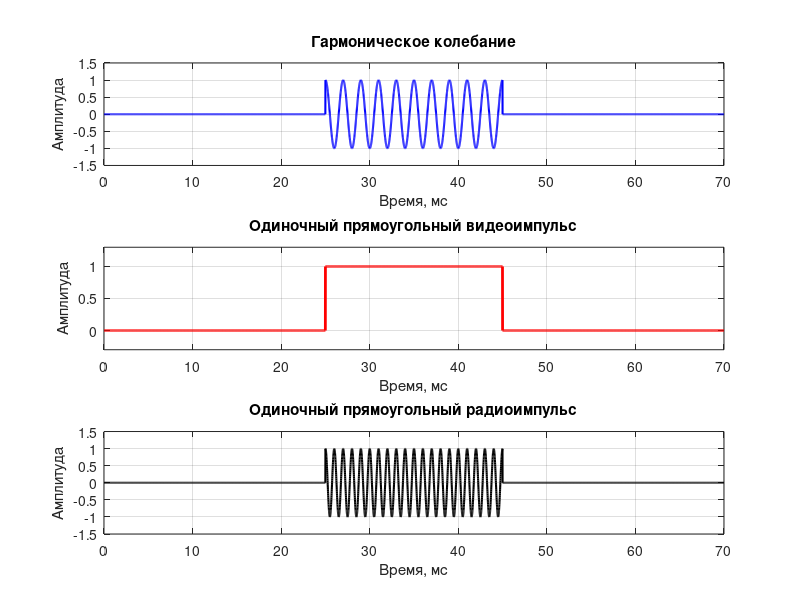

Source code (MATLAB): (Note: this script raises an error after producing the figure.)
clc; clear; close all;

%% 1. Одиночные сигналы (пункт а)

% Параметры
T_total = 70e-3;      % общая длительность сигнала 70 мс
T_pulse = 20e-3;      % длительность импульса 20 мс
fs = 1e5;             % частота дискретизации 1 кГц (достаточно для низкочастотных сигналов)
t = 0:1/fs:T_total-1/fs;   % временная ось

% 1. Гармоническое колебание
f_harm = 500;   % частота гармоники 500 Гц
u_harm = zeros(size(t));
pulse_start_harm = (T_total - T_pulse)/2;  
pulse_end_harm = pulse_start_harm + T_pulse;    
harm_indices = t >= pulse_start_harm & t < pulse_end_harm;
u_harm(harm_indices) = cos(2*pi*f_harm*(t(harm_indices) - pulse_start_harm));

% 2. Одиночный прямоугольный видеоимпульс
u_video = zeros(size(t));
pulse_start = (T_total - T_pulse)/2;  
pulse_end = pulse_start + T_pulse;    
u_video(t >= pulse_start & t < pulse_end) = 1;

% 3. Одиночный прямоугольный радиоимпульс
f_radio = 1e3;     % 1 кГц     % частота радиоимпульса 1 кГц
u_radio = zeros(size(t));
idx = t >= pulse_start & t < pulse_end;
u_radio(idx) = cos(2*pi*f_radio*(t(idx) - pulse_start));

% Построение графиков
figure('Name','Одиночные сигналы');
subplot(3,1,1)
plot(t*1e3, u_harm, 'b','LineWidth',1.5)
title('Гармоническое колебание')
xlabel('Время, мс'); ylabel('Амплитуда'); grid on
xlim([0 T_total*1e3]); ylim([-1.5 1.5])

subplot(3,1,2)
plot(t*1e3, u_video, 'r','LineWidth',2)
title('Одиночный прямоугольный видеоимпульс')
xlabel('Время, мс'); ylabel('Амплитуда'); grid on
xlim([0 T_total*1e3]); ylim([-0.3 1.3])

subplot(3,1,3)
plot(t*1e3, u_radio, 'k','LineWidth',1.5)
title('Одиночный прямоугольный радиоимпульс')
xlabel('Время, мс'); ylabel('Амплитуда'); grid on
xlim([0 T_total*1e3]); ylim([-1.5 1.5])

%% 2. Пачка прямоугольных видео- и радиоимпульсов

T_total = 120e-3;       % общая длительность 120 мс
fs = 1e5;                % частота дискретизации 100 кГц
t = 0:1/fs:T_total;     

% Параметры импульсов
tau = 20e-3;             % длительность одного импульса 20 мс
Ts = 40e-3;              % период следования импульсов 40 мс
n_pulses = floor(T_total/Ts);
t_pulses = (0:n_pulses-1)*Ts;  % моменты появления импульсов

% 1. Несущее колебание
f_carrier = 50;         % частота несущей 50 Гц
u_carrier = cos(2*pi*f_carrier*t);

% 2. Пачка видеоимпульсов с pulstran
video_pulse = @(t) double(abs(t)<tau/2);
u_video = pulstran(t, t_pulses, video_pulse);

% 3. Пачка радиоимпульсов с pulstran
f_radio = 500; 
radio_pulse = @(t) cos(2*pi*f_radio*t) .* (abs(t)<tau/2);
u_radio = pulstran(t, t_pulses, radio_pulse);

% Построение графиков
figure('Name','Пачка видео- и радиоимпульсов');
subplot(3,1,1)
plot(t*1e3, u_carrier, 'b','LineWidth',1.5)
title('Несущее колебание'); xlabel('Время, мс'); ylabel('Амплитуда'); grid on
xlim([0 120]); ylim([-1.2 1.2])

subplot(3,1,2)
plot(t*1e3, u_video, 'r','LineWidth',1.5)
title('Пачка видеоимпульсов'); xlabel('Время, мс'); ylabel('Амплитуда'); grid on
xlim([0 120]); ylim([-0.2 1.2])

subplot(3,1,3)
plot(t*1e3, u_radio, 'g','LineWidth',1.5)
title('Пачка радиоимпульсов'); xlabel('Время, мс'); ylabel('Амплитуда'); grid on
xlim([0 120]); ylim([-1.2 1.2])


%% 3. Одиночный ФКМ импульс (М-последовательность, код Баркера)

% Параметры
tau_imp = 0.02; % Длительность импульса 2 мс
tau_tail=0.005;
f_car = 255e3; 
f_diskr =2.55e6; % Частота дискретизации 100 кГц
step_d = 1/f_diskr; 
time_of_modeling = 0:step_d:(tau_imp+tau_tail);
ampl = 1;

% Несущее колебание
Car_of_imp = ampl * sin(2*pi*f_car.*time_of_modeling);

% Генерация М-последовательности
function PSP = function_test()
    v = [-1 -1 -1 -1 -1 -1 -1 -1 -1];
    for i = 1:511
        PSP(i) = v(7);
        f = v(5) * v(9);
        v(2:9) = v(1:8);
        v(1) = f;
    end
    PSP = -PSP;
end

M_sequence = function_test();
n_Mcode = length(M_sequence);
t_M = tau_imp / n_Mcode;

% Формирование ФКМ сигнала с М-последовательностью
M_code = zeros(1, length(time_of_modeling));
M_model = ones(1, length(time_of_modeling));
counter = 1;
for i = 1:length(time_of_modeling)
    if time_of_modeling(i) <= tau_imp
        if time_of_modeling(i) >= t_M * counter
            if counter < n_Mcode
                counter = counter + 1;
            end
        end
        phase_shift = (1 - M_sequence(counter)) * pi/2; % 0 или π
        M_code(i) = ampl * sin(2*pi*f_car*time_of_modeling(i) + phase_shift);
        M_model(i) = M_sequence(counter);
    else
        M_code(i) = Car_of_imp(i);
        M_model(i) = 0;
    end
end       
% Код Баркера длиной 13
Bbase_code = [1 1 1 1 1 -1 -1 1 1 -1 1 -1 1];
t_bark = tau_imp / length(Bbase_code);
f_car = 6.5e3;
f_diskr=f_car*10;
Car_of_imp = ampl * sin(2*pi*f_car.*time_of_modeling);
Barker_code = zeros(1, length(time_of_modeling));
Barker_model = ones(1, length(time_of_modeling));
counter = 1;
for i = 1:length(time_of_modeling)
    if time_of_modeling(i) <= tau_imp
        if time_of_modeling(i) >= t_bark * counter
            if counter < length(Bbase_code)
                counter = counter + 1;
            end
        end
        phase_shift = (1 - Bbase_code(counter)) * pi/2; % 0 или π
        Barker_code(i) = ampl * sin(2*pi*f_car*time_of_modeling(i) + phase_shift);
        Barker_model(i) = Bbase_code(counter);
    else
        Barker_code(i) = Car_of_imp(i);
        Barker_model(i) = 0;
    end
end

% Построение графиков ФКМ сигналов
figure('Name','ФКМ сигналы');
subplot(3,2,1); plot(time_of_modeling, Car_of_imp,'LineWidth',1.5); title('Несущее колебание'); grid on;
subplot(3,2,3); plot(time_of_modeling, M_model,'LineWidth',1.5); title('М-последовательность'); grid on;
subplot(3,2,5); plot(time_of_modeling, M_code,'LineWidth',1.5); title('ФКМ с М-последовательностью'); grid on;
subplot(3,2,2); plot(time_of_modeling, Car_of_imp,'LineWidth',1.5); title('Несущее колебание'); grid on;
subplot(3,2,4); plot(time_of_modeling, Barker_model,'LineWidth',2); title('Код Баркера'); grid on;
subplot(3,2,6); plot(time_of_modeling, Barker_code,'LineWidth',1.5); title('ФКМ с кодом Баркера'); grid on;


%% 4. ЛЧМ импульс

% Параметры ЛЧМ сигнала
f0 = 1000;              % Начальная частота, Гц
f1 = 5000;              % Конечная частота, Гц
T = tau_imp;             % Длительность равна длительности ФКМ импульса
k = (f1 - f0)/T;        % Градиент частоты
Lchm_sign = cos(2*pi*(f0*time_of_modeling + 0.5*k*time_of_modeling.^2));

% Построение графиков ЛЧМ сигнала
figure(4); % ЛЧМ сигнал
subplot(2,1,1) 
plot(time_of_modeling, Car_of_imp, 'LineWidth', 1.5); % График несущей
grid on;
xlabel('Время, с'); ylabel('Амплитуда');
title('График несущей сигнала');
axis([0 max(time_of_modeling) -1.2 1.2])

subplot(2,1,2) 
plot(time_of_modeling, Lchm_sign, 'LineWidth', 1.5); % График ЛЧМ
grid on;
xlabel('Время, с'); ylabel('Амплитуда');
title('График одиночного импульса ЛЧМ сигнала');
axis([0 max(time_of_modeling) -1.2 1.2])
% Код Баркера
% Параметры сигнала
tau_imp = 0.02; % Длительность импульса 20 мс
f_car = 500; % Несущая частота 500 Гц
f_diskr = 10e4; % Частота дискретизации 100 кГц
step_d = 1/f_diskr; % Шаг дискретизации
ampl = 1; % Амплитуда

time_of_modeling = 0:step_d:0.12; % 120 мс
t = time_of_modeling;

% Несущее колебание
u_carrier = ampl * sin(2*pi*f_car.*t);

% Код Баркера длиной 13 + нули после окончания
Bbase_code = [1, 1, 1, 1, 1, -1, -1, 1, 1, -1, 1, -1, 1];
% Добавляем нули после кода Баркера
extended_code = [Bbase_code, 0, 0, 0, 0, 0]; % 5 нулей после кода

t_symbol = tau_imp / length(Bbase_code); % Длительность одного символа Баркера
total_symbols = length(extended_code); % Общее количество символов

% Формирование модулирующей функции (с нулями после кода Баркера)
Barker_model = zeros(1, length(t));
for i = 1:length(t)
    symbol_index = min(floor(t(i) / t_symbol) + 1, total_symbols);
    if symbol_index <= total_symbols
        Barker_model(i) = extended_code(symbol_index);
    else
        Barker_model(i) = 0; % После всех символов - ноль
    end
end

% Формирование ФКМ сигнала с возвратом к несущей при нуле
Barker_code = zeros(1, length(t));
for i = 1:length(t)
    if Barker_model(i) == -1
        Barker_code(i) = -u_carrier(i); % Сдвиг фазы на 180°
    elseif Barker_model(i) == 0
        Barker_code(i) = 0; % НУЛЬ после окончания кода Баркера
    else
        Barker_code(i) = u_carrier(i); % Фаза без изменений
    end
end

% Построение графиков
figure('Name','ФКМ сигнал с кодом Баркера (исправленный)');
subplot(3,1,1)
plot(t*1e3, u_carrier, 'b','LineWidth',1.5)
title('Несущее колебание (500 Гц)'); 
xlabel('Время, мс'); ylabel('Амплитуда'); grid on
xlim([0 120]); ylim([-1.2 1.2])

subplot(3,1,2)
stairs(t*1e3, Barker_model, 'r','LineWidth',2)
title('Модулирующая функция (код Баркера N=13 + нули)'); 
xlabel('Время, мс'); ylabel('Амплитуда'); grid on
xlim([0 120]); ylim([-1.5 1.5])
yticks([-1, 0, 1])
yticklabels({'-1', '0', '1'})

subplot(3,1,3)
plot(t*1e3, Barker_code, 'g','LineWidth',1.5)
title('ФКМ сигнал (фазовая манипуляция с возвратом в ноль)'); 
xlabel('Время, мс'); ylabel('Амплитуда'); grid on
xlim([0 120]); ylim([-1.2 1.2])

% Добавляем вертикальные линии для наглядности переключений фаз
hold on
for i = 1:length(extended_code)
    x_line = (i-1) * t_symbol * 1e3;
    if extended_code(i) == -1
        plot([x_line x_line], [-1.2 1.2], 'r:', 'LineWidth', 0.5, 'Color', [1 0 0 0.3])
    elseif extended_code(i) == 0
        plot([x_line x_line], [-1.2 1.2], 'k:', 'LineWidth', 1, 'Color', [0 0 0 0.5])
    else
        plot([x_line x_line], [-1.2 1.2], 'b:', 'LineWidth', 0.5, 'Color', [0 0 1 0.3])
    end
end
hold off

% Вывод информации о сигнале
fprintf('\n=== Параметры исправленного ФКМ сигнала ===\n');
fprintf('Длительность импульса: %.0f мс\n', tau_imp*1000);
fprintf('Несущая частота: %.0f Гц\n', f_car);
fprintf('Длина кода Баркера: %d символов\n', length(Bbase_code));
fprintf('Добавлено нулей после кода: %d\n', length(extended_code) - length(Bbase_code));
fprintf('Длительность символа: %.3f мс\n', t_symbol*1000);
fprintf('Полный код: [');
for i = 1:length(extended_code)
    if extended_code(i) == 1
        fprintf('+1 ');
    elseif extended_code(i) == -1
        fprintf('-1 ');
    else
        fprintf(' 0 ');
    end
end
fprintf(']\n');
% Спектр гармонического сигнала
N_harm = 2^nextpow2(length(u_harm));
spec_harmo = fft(u_harm, N_harm);
amp_harmo = abs(spec_harmo) ./ length(u_harm); % Нормировка на длину сигнала!

% Построение графика спектра гармонического колебания
figure(6);
fs = 1e5;
F_range = (0:N_harm/2-1) * (fs/N_harm);

plot(F_range, amp_harmo(1:N_harm/2), 'LineWidth', 2, 'Color', 'blue');
title('Спектр гармонического сигнала', 'FontSize', 14, 'FontWeight', 'bold');
xlabel('Частота, Гц', 'FontSize', 12);
ylabel('Амплитуда', 'FontSize', 12);
grid on;

% Умное центрирование вокруг частоты сигнала
[peak_amp, peak_idx] = max(amp_harmo(1:N_harm/2));
peak_freq = F_range(peak_idx);

% Центрируем вокруг пика с запасом ±25%
f_span = peak_freq * 0.25;
xlim([peak_freq - f_span, peak_freq + f_span]);
ylim([0, peak_amp * 1.1]);

% Вывод информации в командное окно
fprintf('\n=== СПЕКТРАЛЬНЫЙ АНАЛИЗ ГАРМОНИЧЕСКОГО СИГНАЛА ===\n');
fprintf('Расчетная частота: %.2f МГц\n', f_harm/1e6);
fprintf('Фактическая частота пика: %.2f МГц\n', peak_freq/1e6);
fprintf('Амплитуда пика: %.6f\n', peak_amp);
fprintf('Отклонение: %.4f%%\n', abs(peak_freq - f_harm)/f_harm * 100);
fprintf('Частотное разрешение: %.2f кГц\n', fs/N_harm/1000);

%% Аналогично для других сигналов

%% Спектр прямоугольного видеоимпульса
T_total = 0.07;      % общая длительность сигнала 70 мс
T_pulse = 0.02;      % длительность импульса 20 мс
fs = 1e5;            % частота дискретизации 100 кГц
t = 0:1/fs:T_total-1/fs;   % временная ось

% Формирование видеоимпульса
u_video = zeros(size(t));
pulse_start = (T_total - T_pulse)/2;  
pulse_end = pulse_start + T_pulse;    
u_video(t >= pulse_start & t < pulse_end) = 1;

% Расчет спектра
N_video = 2^nextpow2(length(u_video)); 
spec_video = fft(u_video, N_video);
amp_video = abs(spec_video) ./ length(u_video); % нормировка на длину сигнала
amp_video_shifted = fftshift(amp_video);

% Ось частот
F_range_video = (-N_video/2:N_video/2-1) * (fs/N_video);

% Построение спектра
figure;
plot(F_range_video/1e3, amp_video_shifted, 'b', 'LineWidth', 2);
title('спектр видеоимпульса', 'FontSize', 14, 'FontWeight', 'bold');
xlabel('f, Гц', 'FontSize', 12);
ylabel('A', 'FontSize', 12);
grid on;

% Диапазон, как на изображении
xlim([-5/T_pulse 5/T_pulse]); % ±5 главных лепестков
ylim([0 max(amp_video_shifted)*1.1]);

%% Спектр прямоугольного радиоимпульса (симметрия относительно 500 Гц)
% Параметры
tau_imp = 0.02; % Время одного импульса
n_rep = 3; % Число повторений импульса
q = 2; % Скважность импульса
T_imp = q*tau_imp; % Период импульса
f_diskr = 10e4; % Частота дискретизации
step_d = 1/f_diskr; % Шаг дискретизации
f_car = 500; % Несущая частота
time_of_modeling = 0:step_d:n_rep*T_imp; % Время моделирования
Periods = 0:T_imp:n_rep*T_imp; % Массив начал периодов
ampl = 1; % Амплитуда несущей

% Функции моделируемых сигналов
Car_of_imp = sin(2*pi*f_car.*time_of_modeling); % Функция несущей
Video_imp = ampl*rectpuls(time_of_modeling, q*tau_imp); % Функция видеоимпульса
Radio_imp = Video_imp.*Car_of_imp; % Функция радиоимпульса
n_count_for_fft = 2^nextpow2(length(time_of_modeling));
L = max(time_of_modeling)*f_diskr;
fft_rad_imp = fft(Radio_imp, n_count_for_fft); % БПФ для радиоимпульса
fft_rad_imp = fft_rad_imp(1:n_count_for_fft/2); % Отсечение половины частот
Real_fft_rad_imp = real(fft_rad_imp); % Получение действительная части
Imagine_fft_rad_imp = imag(fft_rad_imp); % Получение мнимой части
Ampl_fft_rad_imp = abs(fft_rad_imp)/L; % Получение модулей комплексных чисел
Frequencies = (0:n_count_for_fft-1)*f_diskr/n_count_for_fft; % Получение частоты
Frequencies = Frequencies(1:n_count_for_fft/2); % Отсечение половины частот
figure(8);
subplot(2, 1, 1);
plot(Frequencies, Ampl_fft_rad_imp);
xlabel('Частота, Гц'); ylabel('Амплитуда');
title('График амплитудного спектра радиоимпульса');
axis([0 2*f_car -0.2*max(Ampl_fft_rad_imp) 1.2*max(Ampl_fft_rad_imp)]);


% Пачка прямоугольных видео и радиоимпульсов
T_total = 120e-3;       % общая длительность 120 мс
fs = 1e5;                % частота дискретизации 100 кГц
t = 0:1/fs:T_total;     

% Параметры импульсов
tau = 20e-3;             % длительность одного импульса 20 мс
Ts = 40e-3;              % период следования импульсов 40 мс
n_pulses = floor(T_total/Ts);
t_pulses = (0:n_pulses-1)*Ts;  % моменты появления импульсов

% 1. Несущее колебание
f_carrier = 500;         % частота несущей 500 Гц
u_carrier = cos(2*pi*f_carrier*t);

% 2. Пачка видеоимпульсов 
video_pulse = @(t) double(abs(t)<tau/2);
u_video = pulstran(t, t_pulses, video_pulse);
N_video_pack = 2^nextpow2(length(u_video));
spec_video_pack = fft(u_video, N_video_pack);
amp_video_pack = abs(spec_video_pack) ./ N_video_pack;
amp_video_pack_shifted = fftshift(amp_video_pack);

F_range_video_pack = (-N_video_pack/2:N_video_pack/2-1) * (fs/N_video_pack);

figure(9);
plot(F_range_video_pack, amp_video_pack_shifted, 'LineWidth', 2, 'Color', 'magenta');
title('Спектр пачки прямоугольных видеоимпульсов', 'FontSize', 14, 'FontWeight', 'bold');
xlabel('Частота, Гц', 'FontSize', 12);
ylabel('Амплитуда', 'FontSize', 12);
grid on;

% Покажем низкие частоты (основной лепесток)
xlim([-500, 500]);
fprintf('\n=== СПЕКТР ПАЧКИ ВИДЕОИМПУЛЬСОВ ===\n');
fprintf('Период следования импульсов: %.1f мс\n', Ts*1e3);
fprintf('Длительность импульса: %.1f мс\n', tau*1e3);
fprintf('Теоретическая частота повторения импульсов: %.1f Гц\n', 1/Ts);
fprintf('Главный лепесток около 0 Гц (видеоимпульсы)\n');


% Пачка прямоугольных радиоимпульсов
f_radio = 500; 
radio_pulse = @(t) cos(2*pi*f_radio*t) .* (abs(t)<tau/2);
u_radio = pulstran(t, t_pulses, radio_pulse);
N_radio_pack = 2^nextpow2(length(u_radio));
spec_radio_pack = fft(u_radio, N_radio_pack);
amp_radio_pack = abs(spec_radio_pack) ./ N_radio_pack;

F_range_radio_pack = (0:N_radio_pack/2-1) * (fs/N_radio_pack);

figure(10);
plot(F_range_radio_pack, amp_radio_pack(1:N_radio_pack/2), 'LineWidth', 2, 'Color', 'green');
title('Спектр пачки прямоугольных радиоимпульсов', 'FontSize', 14, 'FontWeight', 'bold');
xlabel('Частота, Гц', 'FontSize', 12);
ylabel('Амплитуда', 'FontSize', 12);
grid on;

% Поиск пика несущей частоты
[peak_amp_pack, peak_idx_pack] = max(amp_radio_pack(1:N_radio_pack/2));
peak_freq_pack = F_range_radio_pack(peak_idx_pack);

% Окно вокруг несущей
f_span_pack = 200; % +/- 200 Гц достаточно, т.к. несущая = 500 Гц
xlim([f_radio - f_span_pack, f_radio + f_span_pack]);
ylim([0, peak_amp_pack*1.1]);

fprintf('\n=== СПЕКТР ПАЧКИ РАДИОИМПУЛЬСОВ ===\n');
fprintf('Несущая частота: %.1f Гц\n', f_radio);
fprintf('Период повторения импульсов: %.1f мс\n', Ts*1e3);
fprintf('Длительность импульса: %.1f мс\n', tau*1e3);
fprintf('Фактическая несущая в спектре: %.2f Гц\n', peak_freq_pack);
fprintf('Частотное разрешение: %.3f Гц\n', fs/N_radio_pack);




%% Создание сводной таблицы спектральных характеристик
fprintf('\n=== СВОДНАЯ ТАБЛИЦА СПЕКТРАЛЬНЫХ ХАРАКТЕРИСТИК ===\n');
fprintf('%-25s %-12s %-12s %-15s\n', 'Сигнал', 'Частота, МГц', 'Амплитуда', 'Отклонение');
fprintf('%-25s %-12.2f %-12.6f %-15s\n', 'Гармонический', peak_freq/1e6, peak_amp, ...
    sprintf('%.4f%%', abs(peak_freq - f_harm)/f_harm * 100));
fprintf('%-25s %-12s %-12.6f %-15s\n', 'Видеоимпульс', 'DC', max(amp_video), 'N/A');
%% ===========================================================
%% 6. Фазовые спектры всех сигналов
%% ===========================================================

%% Фазовый спектр гармонического сигнала 
fs = 1e5;
N_harm = length(spec_harmo);
F_phase_harmo = (-N_harm/2:N_harm/2-1) * (fs/N_harm);

% Расчет фазы
phase_harmo = angle(spec_harmo);
phase_harmo_shifted = fftshift(phase_harmo);

% Построение графика
figure(11);
plot(F_phase_harmo, phase_harmo_shifted, 'LineWidth', 1.5, 'Color', 'b');
title('Фазовый спектр гармонического сигнала', 'FontSize', 14, 'FontWeight', 'bold');
xlabel('Частота, Гц', 'FontSize', 12);
ylabel('Фаза, рад', 'FontSize', 12);
grid on;

% Умное центрирование вокруг частоты сигнала
[~, peak_idx] = max(abs(spec_harmo));
peak_freq_shifted = F_phase_harmo(peak_idx);
f_span = 2e2; % ±0.2 кГц вокруг пика

xlim([peak_freq_shifted - f_span, peak_freq_shifted + f_span]);
ylim([-pi pi]);


%% Фазовый спектр прямоугольного видеоимпульса 
fs = 1e5;

N_video = length(u_video);
spec_video = fft(u_video);
F_phase_video = (-N_video/2:N_video/2-1) * (fs/N_video);

phase_video = angle(spec_video);
phase_video_shifted = fftshift(phase_video);

figure(12);
plot(F_phase_video/1e3, phase_video_shifted, 'LineWidth', 2, 'Color', 'r');
title('Фазовый спектр прямоугольного видеоимпульса', 'FontSize', 14, 'FontWeight', 'bold');
xlabel('Частота, кГц', 'FontSize', 12);
ylabel('Фаза, рад', 'FontSize', 12);
grid on;

xlim([-2, 2]); 
ylim([-pi, pi]);

Phase_rad_imp = atan2(Imagine_fft_rad_imp, Real_fft_rad_imp);
figure(13);
subplot(2, 1, 2);
plot(Frequencies, Phase_rad_imp);
xlabel('Частота, Гц'); ylabel('Фаза');
title('График фазового спектра радиоимпульса');
axis([0 2*f_car -pi-0.5 pi+0.5]);


% --- Фазовый спектр пачки прямоугольных видеоимпульсов ---
phase_video_pack = angle(spec_video_pack);
phase_video_pack_shifted = fftshift(phase_video_pack);

figure(14);
plot(F_range_video_pack, phase_video_pack_shifted, 'LineWidth', 1.5, 'Color', 'm');
title('Фазовый спектр пачки прямоугольных видеоимпульсов', 'FontSize', 14, 'FontWeight', 'bold');
xlabel('Частота, Гц', 'FontSize', 12);
ylabel('Фаза, рад', 'FontSize', 12);
grid on;
xlim([-500, 500]);
fprintf('\n=== ФАЗОВЫЙ СПЕКТР ПАЧКИ ВИДЕОИМПУЛЬСОВ ===\n');
fprintf('Фаза показывает периодическую структуру, связанную с повторением импульсов.\n');


% --- Фазовый спектр пачки радиоимпульсов ---
f_radio = 500;
phase_radio_pack = angle(spec_radio_pack);
figure(15);
plot(F_range_radio_pack, phase_radio_pack(1:N_radio_pack/2), 'LineWidth', 1.5, 'Color', 'g');
title('Фазовый спектр пачки прямоугольных радиоимпульсов', 'FontSize', 14, 'FontWeight', 'bold');
xlabel('Частота, Гц', 'FontSize', 12);
ylabel('Фаза, рад', 'FontSize', 12);
grid on;
xlim([f_radio - f_span_pack, f_radio + f_span_pack]);
fprintf('\n=== ФАЗОВЫЙ СПЕКТР ПАЧКИ РАДИОИМПУЛЬСОВ ===\n');
fprintf('Фазовый спектр содержит колебания вокруг несущей %.1f Гц.\n', f_radio);

% --- Спектр ЛЧМ сигнала 
f_growth = (2/(tau_imp*f_diskr)); % Установка коэффициента скорости роста частоты
freq=ones(1, length(time_of_modeling));
for i = 1:length(time_of_modeling)
    if i <= tau_imp*f_diskr
        freq(i) = i*f_growth;
    end
end
Lchm_sign = sin(2*pi*f_car*freq.*time_of_modeling); 
fft_LCHM = fft(Lchm_sign, n_count_for_fft); % БПФ для ЛЧМ сигнала
fft_LCHM = fft_LCHM(1:n_count_for_fft/2); % Отсечение половины частот
Real_fft_LCHM = real(fft_LCHM); % Получение действительная части
Imagine_fft_LCHM = imag(fft_LCHM); % Получение мнимой части
Ampl_fft_LCHM = abs(fft_LCHM)/L; % Получение модулей комплексных чисел
Phase_LCHM = atan2(Imagine_fft_LCHM, Real_fft_LCHM); % Получение фаз
figure(16);
subplot(2, 1, 1);
plot(Frequencies, Ampl_fft_LCHM);
xlabel('Частота, Гц'); ylabel('Амплитуда');
title('График амплитудного спектра ЛЧМ сигнала');
axis([0 2*f_car -0.2*max(Ampl_fft_LCHM) 1.2*max(Ampl_fft_LCHM)]);

subplot(2, 1, 2);
plot(Frequencies, Phase_LCHM);
xlabel('Частота, Гц'); ylabel('Фаза');
title('График фазового спектра ЛЧМ сигнала');
axis([0 2*f_car -pi-0.5 pi+0.5]);


% -- Вычисление спектра сигнала М-последовательности
n_Mcode = 511; % Число символов в М-последовательности
t_M = tau_imp/n_Mcode; % Длительность одного символа в коде баркера

result = function_test();
counter = 1;
M_code=ones(1, length(time_of_modeling));
M_model=ones(1, length(time_of_modeling));
for i=1:length(time_of_modeling) % Формирование модулированного в соответствии с
    if time_of_modeling(1, i) <= tau_imp
        if time_of_modeling(1, i) >= t_M*counter 
            if counter < 511
                counter = counter+1;
            end
        end
        M_code(1, i) = Car_of_imp(1, i)*result(1, counter); % кодом М-последовательности
        M_model(1, i) = result(1, counter);
    else
        M_code(1, i) = Car_of_imp(1, i); % несущей (после оконачания модуляции М-последовательностью)
    end
end

fft_m_posl = fft(M_code, n_count_for_fft); % БПФ для М-последовательности
fft_m_posl = fft_m_posl(1:n_count_for_fft/2); % Отсечение половины частот
Real_fft_m_posl = real(fft_m_posl); % Получение действительная части
Imagine_fft_m_posl = imag(fft_m_posl); % Получение мнимой части
Ampl_fft_m_posl = abs(fft_m_posl)/L; % Получение модулей комплексных чисел
Phase_m_posl = atan2(Imagine_fft_m_posl, Real_fft_m_posl); % Получение фаз
figure(17);
subplot(2, 1, 1);
plot(Frequencies, Ampl_fft_m_posl);
xlabel('Частота, Гц'); ylabel('Амплитуда');
title('График амплитудного спектра сигнала М-последовательности');
axis([0 2*f_car -0.2*max(Ampl_fft_m_posl) 1.2*max(Ampl_fft_m_posl)]);

subplot(2, 1, 2);
plot(Frequencies, Phase_m_posl);
xlabel('Частота, Гц'); ylabel('Фаза');
title('График фазового спектра сигнала М-последовательности');
axis([0 2*f_car -pi-0.5 pi+0.5]);


% Вычисление спектра сигнала кода Баркера 13
Bbase_code = [1 1 1 1 1 -1 -1 1 1 -1 1 -1 1]; % Код Баркера 13
t_bark = tau_imp/13; % Длительность одного символа в коде баркера

counter = 1;
Barker_code=ones(1, length(time_of_modeling));
Barker_model=ones(1, length(time_of_modeling));
for i=1:length(time_of_modeling) % Формирование модулированного в соответствии с
    if time_of_modeling(1, i) <= tau_imp
        if time_of_modeling(1, i) >= t_bark*counter % Условие перехода к следующему значению кода Баркера
            if counter < 13
                counter = counter+1;
            end
        
        end
        Barker_code(1, i) = Bbase_code(1, counter)*Car_of_imp(1, i); % кодом Баркера 13 сигнала
        Barker_model(1, i) = Bbase_code(1, counter);
    else
        Barker_code(1, i) = Car_of_imp(1, i); % кодом Баркера 13 сигнала
        Barker_model(1, i) = 1;
    end
end

fft_bark_code = fft(Barker_code, n_count_for_fft); % БПФ для сигнала, модулированного кодом Баркера 13
fft_bark_code = fft_bark_code(1:n_count_for_fft/2); % Отсечение половины частот
Real_fft_barker_code = real(fft_bark_code); % Получение действительная части
Imagine_fft_barker_code = imag(fft_bark_code); % Получение мнимой части
Ampl_fft_barker_code = abs(fft_bark_code)/L; % Получение модулей комплексных чисел
Phase_barker_code = atan2(Imagine_fft_barker_code, Real_fft_barker_code); % Получение фаз
figure(18);
subplot(2, 1, 1);
plot(Frequencies, Ampl_fft_barker_code);
xlabel('Частота, Гц'); ylabel('Амплитуда');
title('График амплитудного спектра сигнала кода Баркера 13');
axis([0 2*f_car -0.2*max(Ampl_fft_barker_code) 1.2*max(Ampl_fft_barker_code)]);

subplot(2, 1, 2);
plot(Frequencies, Phase_barker_code);
xlabel('Частота, Гц'); ylabel('Фаза');
title('График фазового спектра кода сигнала кода Баркера 13');
axis([0 2*f_car -pi-0.5 pi+0.5]);

figure(19);

subplot(3,1,1)
plot(time_of_modeling, Car_of_imp, 'LineWidth', 1.5); % Построение графика несущего сигнала
grid;
xlabel('Время, с'); ylabel('Амплитуда');
title('График несущего сигнала');
axis([0 max(time_of_modeling) -1.2 1.2])

subplot(3,1,2)
plot(time_of_modeling, M_model, 'LineWidth', 1.5); % Построение графика несущего сигнала
grid;
xlabel('Время, с'); ylabel('Амплитуда');
title('График кода М-последовательности');
axis([0 max(time_of_modeling) -1.2 1.2])

subplot(3,1,3) 
plot(time_of_modeling,M_code, 'LineWidth', 1.5); % Построение графика сигнала, модулированного М-последовательностью
grid;
xlabel('Время, с'); ylabel('Амплитуда');
title('График одиночного импульса сигнала M-последовательности');
axis([0 max(time_of_modeling) -1.2 1.2])